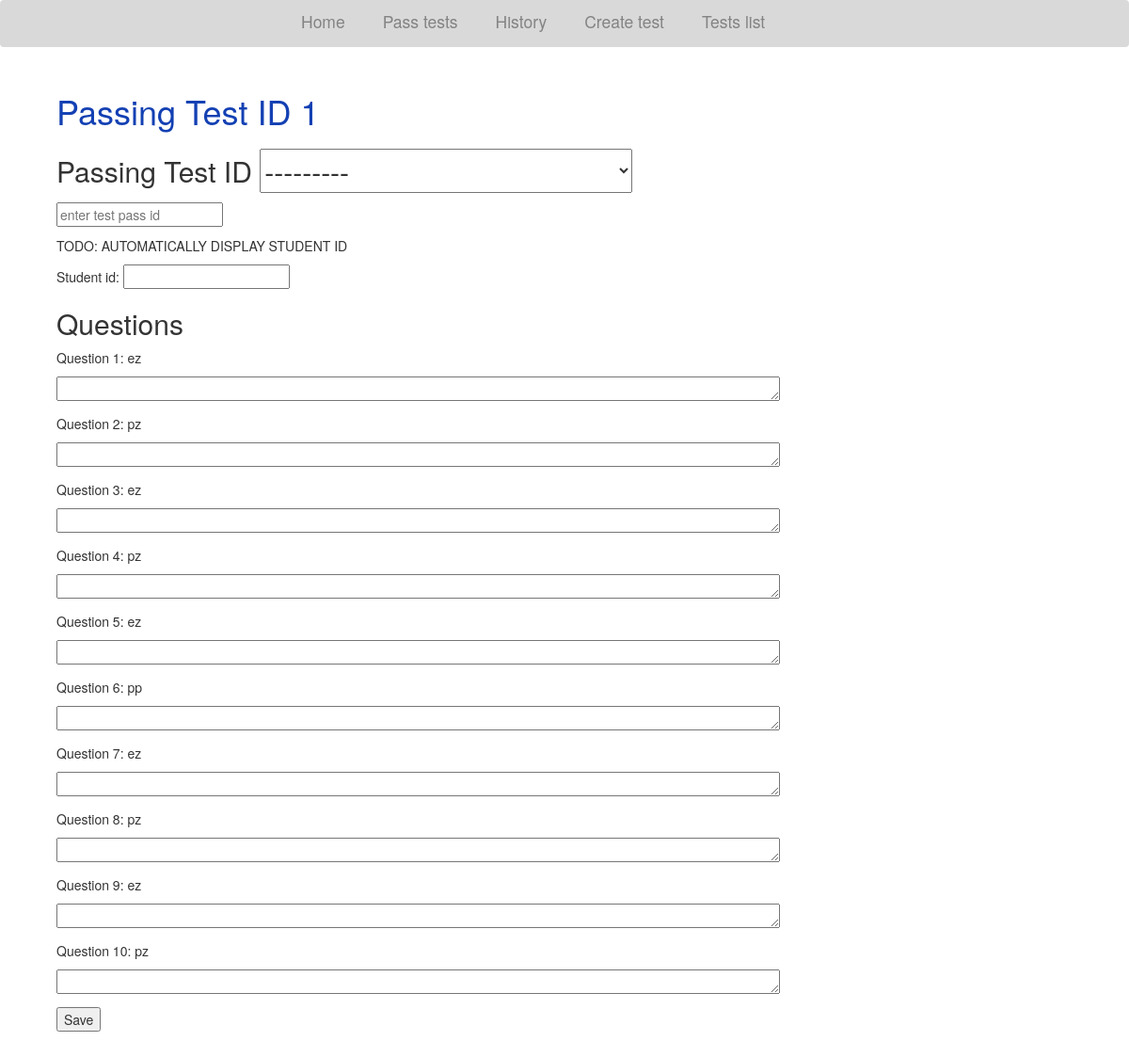
/tests/pass/1, run on an earlier commit of the app's database.
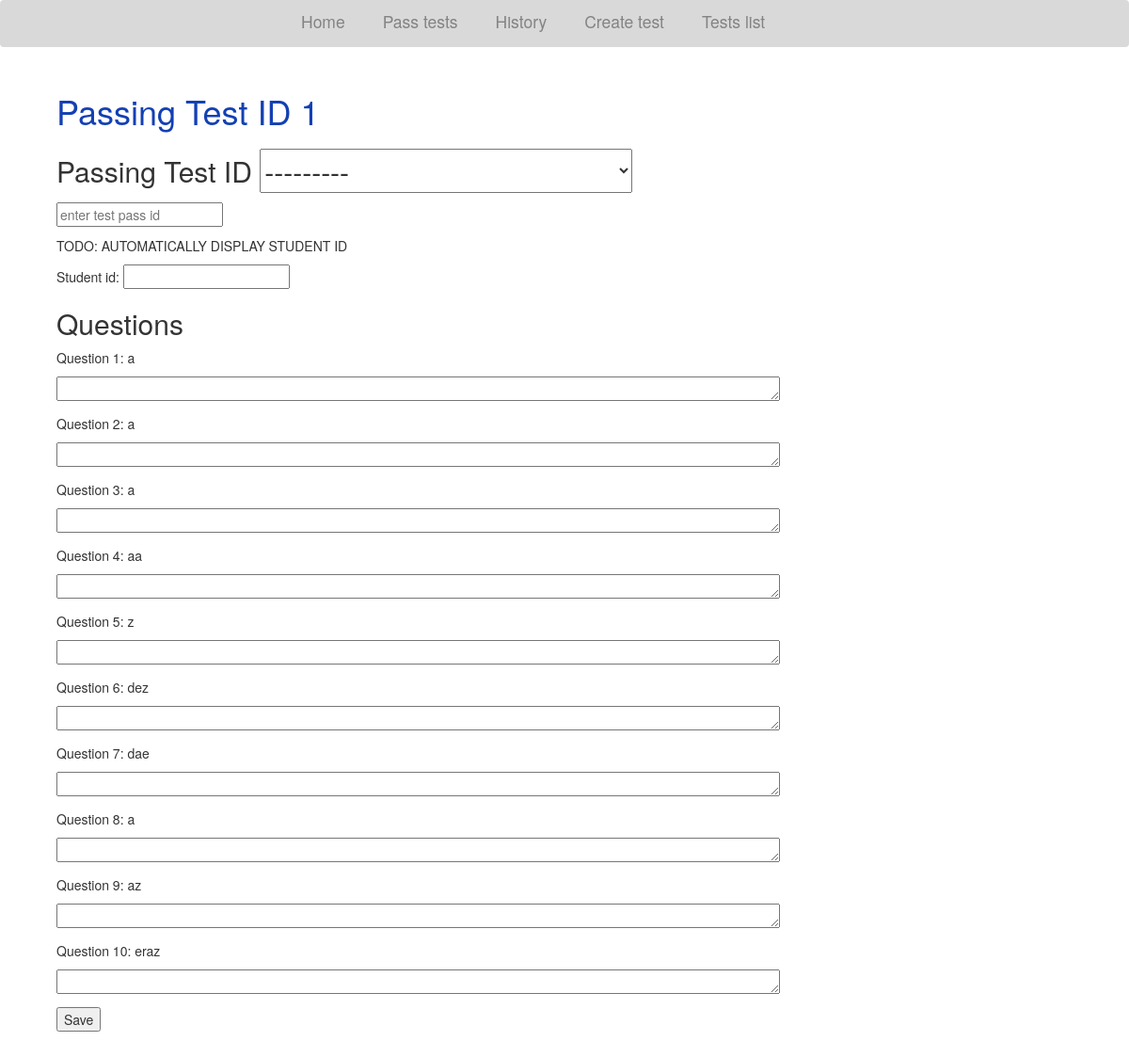
And on a later commit of the database.
### tests/models.py (models this page shows, shortened)
class Test_end_session(models.Model):
	id_test = models.CharField(max_length=10, null=False, primary_key=True)
	title = models.CharField(max_length=50)
	q1 = models.TextField()
	a1 = models.TextField()
	q2 = models.TextField()
	a2 = models.TextField()
	q3 = models.TextField()
	a3 = models.TextField()
	q4 = models.TextField()
	a4 = models.TextField()
	q5 = models.TextField()
	a5 = models.TextField()
	q6 = models.TextField()
	a6 = models.TextField()
	q7 = models.TextField()
	a7 = models.TextField()
	q8 = models.TextField()
	a8 = models.TextField()
	q9 = models.TextField()
	a9 = models.TextField()
	q10 = models.TextField()
	a10 = models.TextField()

### tests/views.py (the view)
# urls.py: path('pass/<str:input_id_test>', test_pass_view, name='Pass test'),
def test_pass_view(request, input_id_test):
	form_questions = get_object_or_404(Test_end_session, id_test=input_id_test)
	form_answers = PassTestForm(request.POST or None)
	form_answers.id_test = form_questions.id_test
	if form_answers.is_valid():
		form_answers.save()
		form_answers = PassTestForm()
	context = {
		'form_answers': form_answers,
		'form_questions': form_questions
	}
	return render(request, 'pass_tests/test_pass.html', context)

### tests/forms.py (shortened to what this page needs)
class PassTestForm(forms.ModelForm):
	id_pass_test = forms.CharField(required=True, widget=forms.TextInput(attrs={'placeholder':'enter test pass id'}))
	id_student = forms.CharField(required=True)
	q1 = forms.CharField(widget=forms.Textarea(attrs={'rows':1, 'cols':100}))
	q2 = forms.CharField(widget=forms.Textarea(attrs={'rows':1, 'cols':100}))
	q3 = forms.CharField(widget=forms.Textarea(attrs={'rows':1, 'cols':100}))
	q4 = forms.CharField(widget=forms.Textarea(attrs={'rows':1, 'cols':100}))
	q5 = forms.CharField(widget=forms.Textarea(attrs={'rows':1, 'cols':100}))
	q6 = forms.CharField(widget=forms.Textarea(attrs={'rows':1, 'cols':100}))
	q7 = forms.CharField(widget=forms.Textarea(attrs={'rows':1, 'cols':100}))
	q8 = forms.CharField(widget=forms.Textarea(attrs={'rows':1, 'cols':100}))
	q9 = forms.CharField(widget=forms.Textarea(attrs={'rows':1, 'cols':100}))
	q10 = forms.CharField(widget=forms.Textarea(attrs={'rows':1, 'cols':100}))
	class Meta:
		model = Pass_test_end_session
		fields = [
			'id_pass_test',
			'id_test',
			'id_student',
			'q1',
			'q2',
			'q3',
			'q4',
			'q5',
			'q6',
			'q7',
			'q8',
			'q9',
			'q10'
		]

### tests/templates/pass_tests/test_pass.html
{% extends 'base.html' %}
{% block content %}
<div class='body'>
	<form method='POST'> {% csrf_token %}
		<h1>Passing Test ID {{ form_questions.id_test }}</h1>
		<h2>Passing Test ID {{ form_answers.id_test }}</h2>
		<p>{{ form_answers.id_pass_test }}</p>
		<p>TODO: AUTOMATICALLY DISPLAY STUDENT ID</p>
		<p>Student id: {{ form_answers.id_student }}</p>
		<h2>Questions</h2>
		<p>Question 1: {{ form_questions.q1 }}</p>
		<p>{{ form_answers.q1 }}</p>
		<p>Question 2: {{ form_questions.q2 }}</p>
		<p>{{ form_answers.q2 }}</p>
		<p>Question 3: {{ form_questions.q3 }}</p>
		<p>{{ form_answers.q3 }}</p>
		<p>Question 4: {{ form_questions.q4 }}</p>
		<p>{{ form_answers.q4 }}</p>
		<p>Question 5: {{ form_questions.q5 }}</p>
		<p>{{ form_answers.q5 }}</p>
		<p>Question 6: {{ form_questions.q6 }}</p>
		<p>{{ form_answers.q6 }}</p>
		<p>Question 7: {{ form_questions.q7 }}</p>
		<p>{{ form_answers.q7 }}</p>
		<p>Question 8: {{ form_questions.q8 }}</p>
		<p>{{ form_answers.q8 }}</p>
		<p>Question 9: {{ form_questions.q9 }}</p>
		<p>{{ form_answers.q9 }}</p>
		<p>Question 10: {{ form_questions.q10 }}</p>
		<p>{{ form_answers.q10 }}</p>
		<input type='submit', value='Save'/>
	</form>
</div>
{% endblock content %}

What changed in the data, as far as the page shows it:
changed Test_end_session id 1: q1 "ez" → "a"; q2 "pz" → "a"; q3 "ez" → "a"; q4 "pz" → "aa"; q5 "ez" → "z"; q6 "pp" → "dez"; q7 "ez" → "dae"; q8 "pz" → "a"; q9 "ez" → "az"; q10 "pz" → "eraz"
